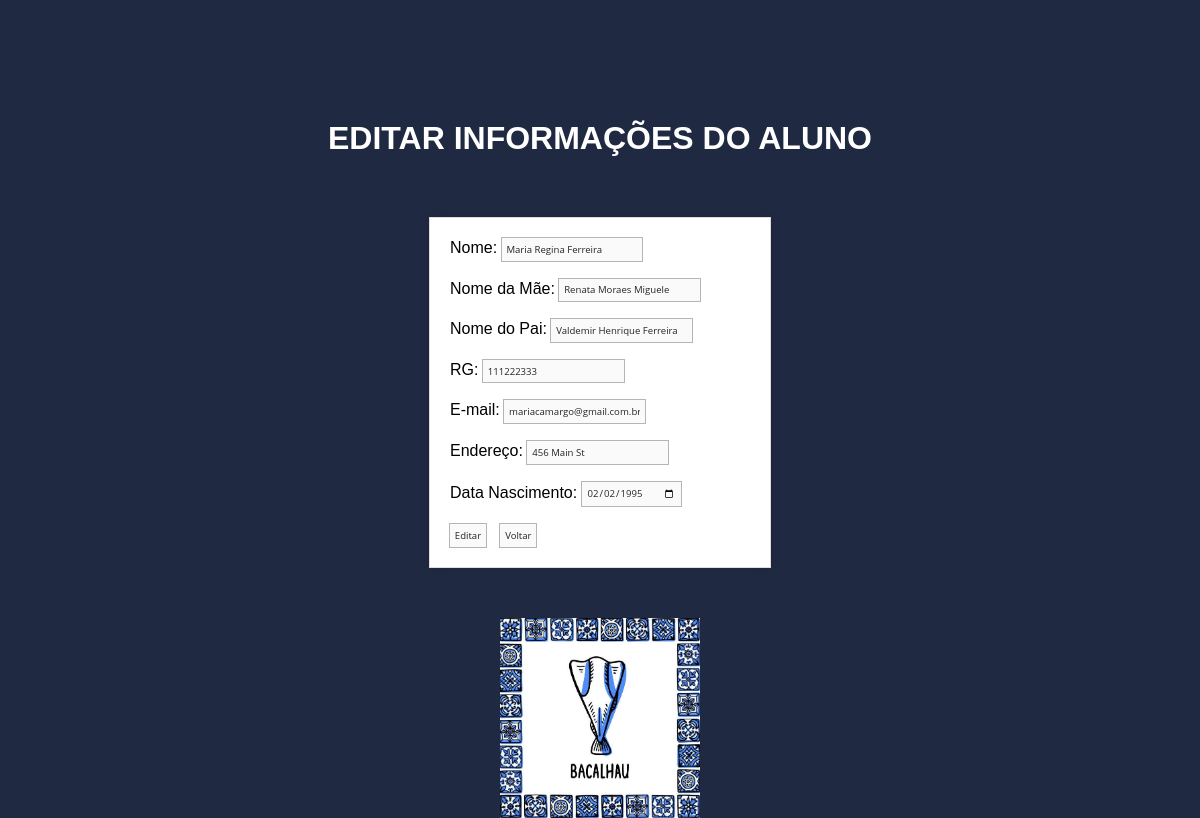
The page /cadastro/UD/alterar_aluno.php?id=2 on the database its author committed.
### tables this page shows
CREATE TABLE `alunos` (
  `id` int NOT NULL AUTO_INCREMENT,
  `nome` varchar(50) DEFAULT NULL,
  `maeAluno` varchar(50) DEFAULT NULL,
  `paiAluno` varchar(50) DEFAULT NULL,
  `rg` char(9) NOT NULL,
  `email` varchar(50) DEFAULT NULL,
  `endereco` varchar(50) DEFAULT NULL,
  `dataNasc` date DEFAULT NULL,
  PRIMARY KEY (`id`)
);

### cadastro/UD/alterar_aluno.php (the view, shortened to what this page needs)
<?php
if (isset($_GET['id'])) {
    $id = $_GET['id'];
    $conexao = new PDO("mysql:host=127.0.0.1;dbname=diarioClasse", "root", "");
    $comandoSQL = $conexao->prepare("SELECT * FROM alunos WHERE id = :id");
    $comandoSQL->bindParam(':id', $id);
    $comandoSQL->execute();
    $linhaBD = $comandoSQL->fetch();
    if ($linhaBD) {
?>
        <center>
            <h1>EDITAR INFORMAÇÕES DO ALUNO</h1>
        </center>
        <form action="alterar_aluno.php" method="post">
            <label>Nome:</label>
            <input type="text" class="ajuste" name="nomeAluno" value="<?php echo $linhaBD['nome']; ?>"><br><br>
            <label>Nome da Mãe:</label>
            <input type="text" class="ajuste" name="nomeMae" value="<?php echo $linhaBD['maeAluno']; ?>"><br><br>
            <label>Nome do Pai:</label>
            <input type="text" class="ajuste" name="nomePai" value="<?php echo $linhaBD['paiAluno']; ?>"><br><br>
            <label>RG:</label>
            <input type="text" class="ajuste" name="rgAluno" value="<?php echo $linhaBD['rg']; ?>"><br><br>
            <label>E-mail:</label>
            <input type="text" class="ajuste" name="emailAluno" value="<?php echo $linhaBD['email']; ?>"><br><br>
            <label>Endereço:</label>
            <input type="text" class="ajuste" name="enderecoAluno" value="<?php echo $linhaBD['endereco']; ?>"><br><br>
            <label>Data Nascimento:</label>
            <input type="date" class="ajuste" name="dataAluno" value="<?php echo $linhaBD['dataNasc']; ?>"><br><br>
            <input type="submit" class="ajuste" value="Editar">
            <a href="../cadastro_aluno.php"><button style='margin-left:10px;' class="ajuste">Voltar</button></a>
        </form>
        <CENTER><img src="../peixe.jpg" width="200em" height="200em"></CENTER>
<?php
    } else {
        echo "Aluno não encontrado!";
    }
} else {
    echo "Erro: ID do aluno não informado!";
}
?>

### cadastro/UD/alterar_aluno.php (style rules this page uses)
.ajuste { font-family: 'Open Sans', sans-serif; font-weight: 500; font-size: 0.8vw; color: #242424; background-color: rgb(250, 250, 250); border: none; outline: 1px solid rgb(184, 180, 180); padding: 0.4vw; max-width: 190px; transition: 0.4s; cursor: pointer; }
form { width: 300px; margin: 50px auto; padding: 20px; background-color: #fff; border: 1px solid #ddd; box-shadow: 0px 0px 10px rgba(0, 0, 0, 0.1); margin-top: 5%; }
h1 { color: white; margin-top: 10%; }

### rows shown on the page
alunos: nomeAluno "Maria Regina Ferreira", nomeMae "Renata Moraes Miguele", nomePai "Valdemir Henrique Ferreira", rgAluno "111222333", emailAluno "mariacamargo@gmail.com.br", enderecoAluno "456 Main St", dataAluno "02/02/1995"
